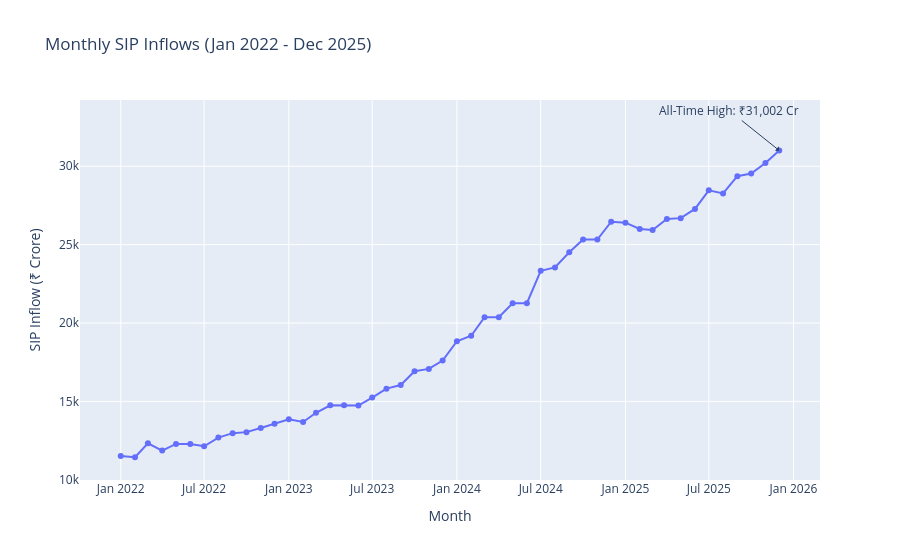

Write notebook code for a chart like this one.
### Code cell
df_sip = pd.read_csv(RAW_DIR / '04_monthly_sip_inflows.csv')
df_sip['month'] = pd.to_datetime(df_sip['month'])

fig = px.line(df_sip, x='month', y='sip_inflow_crore', markers=True,
              title='Monthly SIP Inflows (Jan 2022 - Dec 2025)',
              labels={'month': 'Month', 'sip_inflow_crore': 'SIP Inflow (₹ Crore)'})

fig.add_annotation(x='2025-12-01', y=31002, text="All-Time High: ₹31,002 Cr",
            showarrow=True, arrowhead=1, ax=-50, ay=-40)

fig.show()
fig.write_image(REPORTS_DIR / 'sip_inflows.png')

### Figure 1 — Plotly figure (JSON) as saved in the notebook; plotly's stock layout.template omitted (floating-point values rounded to 4 significant figures)
{"data": [{"hovertemplate": "Month=%{x}<br>SIP Inflow (₹ Crore)=%{y}<extra></extra>", "legendgroup": "", "line": {"color": "#636efa", "dash": "solid"}, "marker": {"symbol": "circle"}, "mode": "lines+markers", "name": "", "orientation": "v", "showlegend": false, "type": "scatter", "x": ["2022-01-01T00:00:00", "2022-02-01T00:00:00", "2022-03-01T00:00:00", "2022-04-01T00:00:00", "2022-05-01T00:00:00", "2022-06-01T00:00:00", "2022-07-01T00:00:00", "2022-08-01T00:00:00", "2022-09-01T00:00:00", "2022-10-01T00:00:00", "2022-11-01T00:00:00", "2022-12-01T00:00:00", "2023-01-01T00:00:00", "2023-02-01T00:00:00", "2023-03-01T00:00:00", "2023-04-01T00:00:00", "2023-05-01T00:00:00", "2023-06-01T00:00:00", "2023-07-01T00:00:00", "2023-08-01T00:00:00", "2023-09-01T00:00:00", "2023-10-01T00:00:00", "2023-11-01T00:00:00", "2023-12-01T00:00:00", "2024-01-01T00:00:00", "2024-02-01T00:00:00", "2024-03-01T00:00:00", "2024-04-01T00:00:00", "2024-05-01T00:00:00", "2024-06-01T00:00:00", "2024-07-01T00:00:00", "2024-08-01T00:00:00", "2024-09-01T00:00:00", "2024-10-01T00:00:00", "2024-11-01T00:00:00", "2024-12-01T00:00:00", "2025-01-01T00:00:00", "2025-02-01T00:00:00", "2025-03-01T00:00:00", "2025-04-01T00:00:00", "2025-05-01T00:00:00", "2025-06-01T00:00:00", "2025-07-01T00:00:00", "2025-08-01T00:00:00", "2025-09-01T00:00:00", "2025-10-01T00:00:00", "2025-11-01T00:00:00", "2025-12-01T00:00:00"], "xaxis": "x", "y": [11517, 11438, 12328, 11863, 12286, 12276, 12140, 12694, 12976, 13040, 13306, 13573, 13856, 13687, 14276, 14749, 14749, 14734, 15245, 15814, 16042, 16928, 17073, 17610, 18838, 19187, 20371, 20371, 21262, 21262, 23332, 23547, 24509, 25323, 25320, 26459, 26400, 25999, 25926, 26632, 26688, 27274, 28464, 28265, 29361, 29529, 30200, 31002], "yaxis": "y"}], "layout": {"annotations": [{"arrowhead": 1, "ax": -50, "ay": -40, "showarrow": true, "text": "All-Time High: ₹31,002 Cr", "x": "2025-12-01", "y": 31002}], "legend": {"tracegroupgap": 0}, "title": {"text": "Monthly SIP Inflows (Jan 2022 - Dec 2025)"}, "xaxis": {"anchor": "y", "domain": [0, 1], "title": {"text": "Month"}}, "yaxis": {"anchor": "x", "domain": [0, 1], "title": {"text": "SIP Inflow (₹ Crore)"}}}}
